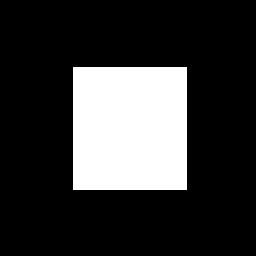
#> input picture opencv/03_image-processing/gradients/box.png, 256 x 256 px
$ python gradients.py   (older library calls are emulated)
#> lines starting #> are read from the running program, lines starting #| are printed output that depends on the picture; after the words box and inside, x2 and y2 are one past the last pixel; in counts of white or black regions, pixels touching at a corner belong together
import cv2
import numpy as np

img = cv2.imread('box.png',0)
#> img: shape (256, 256); 21.4% white; 1 white region, box (x1, y1, x2, y2) and area: (73, 67, 187, 190) 14022
img = cv2.resize(img,None,fx=2,fy=2,interpolation=cv2.INTER_CUBIC)
#> img: shape (512, 512)

laplacian = cv2.Laplacian(img,cv2.CV_64F)
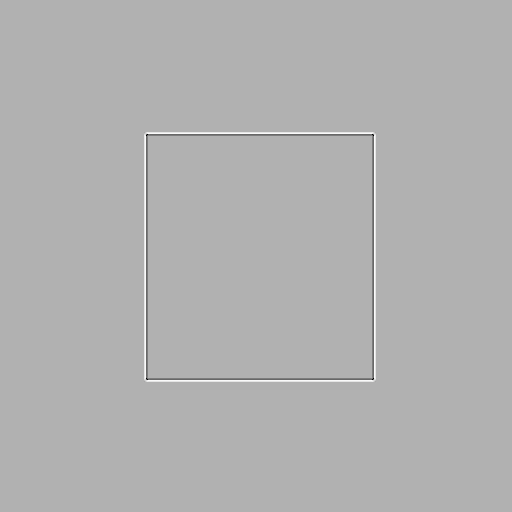
#> laplacian: shape (512, 512) float64; min -196, max 86, mean 0; drawn with min black and max white
sobelx = cv2.Sobel(img,cv2.CV_64F,1,0,ksize=5)
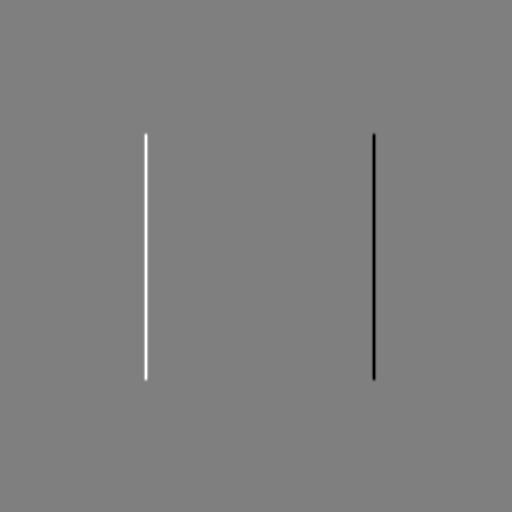
#> sobelx: shape (512, 512) float64; min -10511, max 10511, mean 0; drawn with min black and max white
sobely = cv2.Sobel(img,cv2.CV_64F,0,1,ksize=5)

cv2.imshow('original',img)
cv2.imshow('laplacian',laplacian)
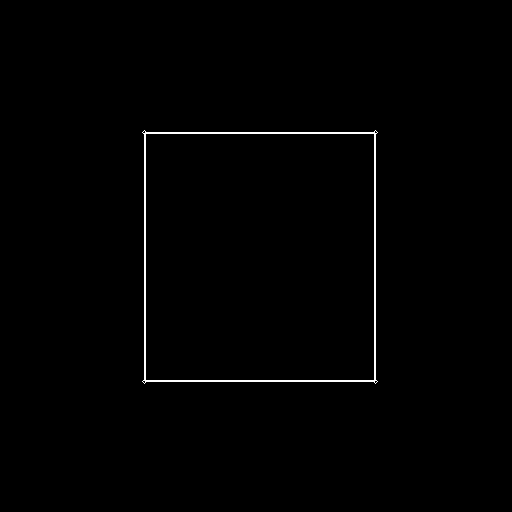
#> window 'laplacian': shape (512, 512); 0.74% white in thin lines or dots, all inside (x1, y1, x2, y2) = (142, 130, 378, 384)
cv2.imshow('Sobel X',sobelx)
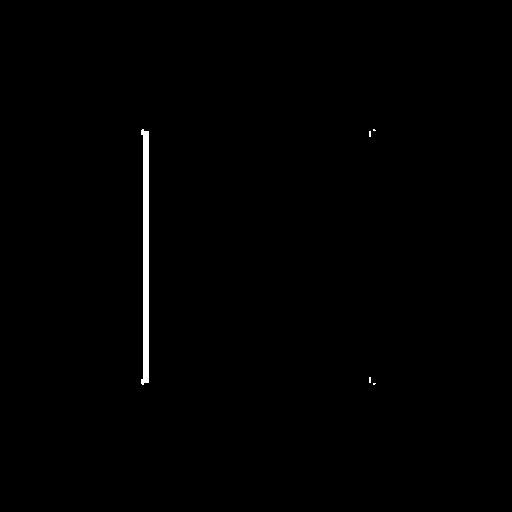
#> window 'Sobel X': shape (512, 512); 0.6% white; 5 white regions (4 under 20 px), largest, box (x1, y1, x2, y2) and area: (141, 129, 149, 385) 1538
cv2.imshow('Sobel Y',sobely)
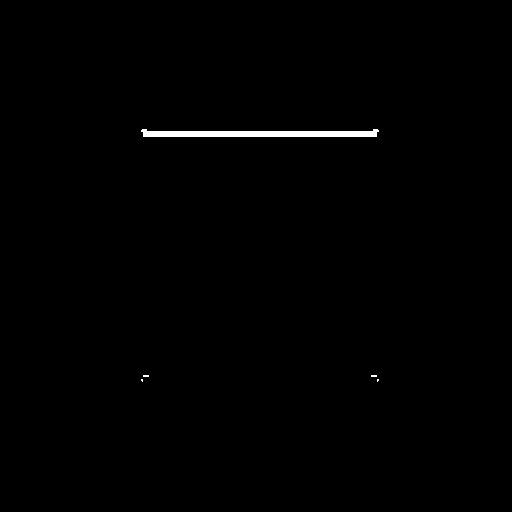
#> window 'Sobel Y': shape (512, 512); 0.56% white; 5 white regions (4 under 20 px), largest, box (x1, y1, x2, y2) and area: (141, 129, 379, 137) 1430

cv2.waitKey(0)
cv2.destroyAllWindows()
